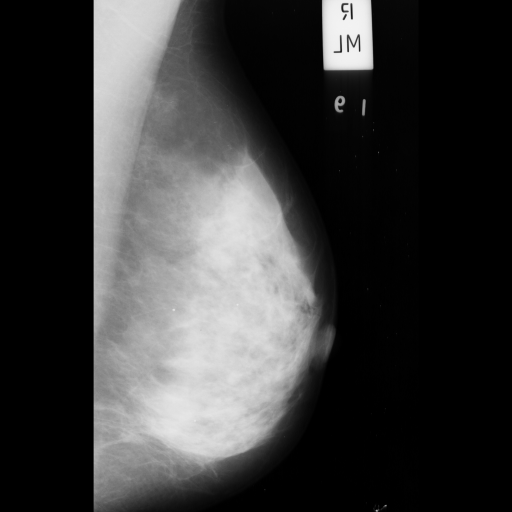
//> input picture mini-MiasDatabase/all-mias_segmented/mdb004.pgm, 1024 x 1024 px (shown at 1/2 size)
$ ./breast_segmentation   (built with g++ and OpenCV 4)
//> lines starting //> are read from the running program, lines starting //| are printed output that depends on the picture; after the words box and inside, x2 and y2 are one past the last pixel; in counts of white or black regions, pixels touching at a corner belong together
### Code/seed_growing.cpp

int Mod(int X,int Y);

void Method(Mat& array,Mat& check,int X,int Y,int delta)
{
   // cout<<X<<",,,"<<Y<<endl;
    int N = array.cols-1;
    int M = array.rows-1;
    check.at<uchar>(X,Y) = 255;
    // cout<<"h1"<<endl;
    if(X>0 && Y>0 && (int)check.at<uchar>(X-1,Y-1) ==0 && Mod((int)array.at<uchar>(X,Y) ,(int)array.at<uchar>(X-1,Y-1) )<delta )
    {
        // cout<<"h2"<<endl;
        Method(array,check,X-1,Y-1,delta);
        //check[X-1][Y-1] = 1;
    }
    if(Y>0 && (int)check.at<uchar>(X,Y-1) ==0 && Mod((int)array.at<uchar>(X,Y) ,(int)array.at<uchar>(X,Y-1) )<delta )
    {
        // cout<<"h3"<<endl;
        Method(array,check,X,Y-1,delta);
        //check[X][Y-1] = 1;
    }
    if(X+1<M && Y>0 && (int)check.at<uchar>(X+1,Y-1) ==0 && Mod((int)array.at<uchar>(X,Y) ,(int)array.at<uchar>(X+1,Y-1) )<delta )
    {
        // cout<<"h4"<<endl;
        Method(array,check,X+1,Y-1,delta);
        //check[X+1][Y-1] = 1;
    }
    if(X>0 && (int)check.at<uchar>(X-1,Y) ==0 && Mod((int)array.at<uchar>(X,Y) ,(int)array.at<uchar>(X-1,Y) )<delta )
    {
        // cout<<"h5"<<endl;
        Method(array,check,X-1,Y,delta);
        //check[X-1][Y] = 1;
    }
    if(X+1<M && (int)check.at<uchar>(X+1,Y) ==0 && Mod((int)array.at<uchar>(X,Y) ,(int)array.at<uchar>(X+1,Y) )<delta)
    {
        // cout<<"h6"<<endl;
        Method(array,check,X+1,Y,delta);
        //check[X+1][Y] = 1;
    }
    if(X>0 && Y+1<N && (int)check.at<uchar>(X-1,Y+1) ==0 && Mod((int)array.at<uchar>(X,Y) ,(int)array.at<uchar>(X-1,Y+1) )<delta  )
    {
        // cout<<"h7"<<endl;
        Method(array,check,X-1,Y+1,delta);
        //check[X-1][Y+1] = 1;
    }
    if(Y+1<N && (int)check.at<uchar>(X,Y+1) ==0 && Mod((int)array.at<uchar>(X,Y) ,(int)array.at<uchar>(X,Y+1) )<delta )
    {
        // cout<<"h8"<<endl;
        Method(array,check,X,Y+1,delta);
        //check[X][Y+1] = 1;
    }
    if(X+1<M && Y+1<N && (int)check.at<uchar>(X+1,Y+1) ==0 && Mod((int)array.at<uchar>(X,Y) ,(int)array.at<uchar>(X+1,Y+1) )<delta )
    {
        // cout<<"h9"<<endl;
        Method(array,check,X+1,Y+1,delta);
        //check[X+1][Y+1] = 1;
    }
}

int Mod(int X,int Y)
{
   // cout<<X<<"  "<<Y<<endl;
    if(X>Y)
        return X-Y;
    else
        return Y-X;
}


void seeded_region_growing(Mat& array,Mat& check,int delta)
{
   // int array[][3] = {{1,2,3},{1,2,3},{1,2,5}};
   // int check[][3] = {{0,0,0},{0,0,0},{0,0,0}};

   int i = 15;
   int j = 75 ;


   Method(array,check,i,j,delta);

   // [8 lines of commented-out code are left out]
}

### Code/connected_components.cpp
   int equal_labels(int label1, int label2, Mat& label_image);

   void connectedComponents(Mat& image,Mat& label_image)
   {
   	int label = 1;
	cv::Mat padded;
	int padding = 1;
	padded.create(image.rows + 2*padding, image.cols + 2*padding, image.type());
	padded.setTo(cv::Scalar::all(0));

	image.copyTo(padded(Rect(padding, padding, image.cols, image.rows)));
	//cv::imshow("padded image",padded);

	// cout<<"Line 13"<<endl;
   		for(int i= 1 ; i < padded.rows;i++)
   		{
   			for(int j=1 ; j< padded.cols;j++)
   			{
   				// cout<<i<<","<<j<<endl;

   				if((int)padded.at<uchar>(i,j) == 0)
   					continue;
   				else
   				{

   						if((int)padded.at<uchar>(i-1,j) == 0 && (int)padded.at<uchar>(i,j-1) == 0)
   						{
   							// cout<<"h1"<<endl;
   								label_image.at<uchar>(i,j) = label ;
   								label++ ;
   								// cout<<"label value = "<<(int)label_image.at<uchar>(i,j)<<endl;
   						}
   						else if((int)padded.at<uchar>(i-1,j) ==  255 && (int)padded.at<uchar>(i,j-1) == 255)
   						{
   							// cout<<"h2"<<endl;

   							if(label_image.at<uchar>(i-1,j)!=label_image.at<uchar>(i,j-1))
   							{
   								// cout<<"h21"<<endl;
   								int temp_label = equal_labels((int)label_image.at<uchar>(i-1,j),(int)label_image.at<uchar>(i,j-1), label_image);
   								label_image.at<uchar>(i,j) = temp_label;
   							}
   							else if(label_image.at<uchar>(i-1,j)==label_image.at<uchar>(i,j-1))
   							{
   								//cout<<"h22"<<endl;
   								label_image.at<uchar>(i,j) = label_image.at<uchar>(i-1,j);
							//	cout<<(int)label_image.at<uchar>(i,j)<<endl;
   							}

   						}
   						else if((int)padded.at<uchar>(i-1,j) ==  255 || (int)padded.at<uchar>(i,j-1) == 255)
   						{
   							// cout<<"h3"<<endl;

   							if((int)padded.at<uchar>(i-1,j)== 255 )
   							{
   								//cout<<"h31"<<endl;
   								label_image.at<uchar>(i,j) =label_image.at<uchar>(i-1,j) ;
   							}
   							else if((int)padded.at<uchar>(i,j-1)== 255)
   							{
   								//cout<<"h32"<<endl;
   								label_image.at<uchar>(i,j) =label_image.at<uchar>(i,j-1) ;
   							}

	   					}

	   			//	if((int)label_image.at<uchar>(i,j)==0)
	   					// cout<<"here"<<endl;
   				}
   			}
   		}


   }
int equal_labels(int label1, int label2,Mat& label_image)
{
	//cout<<"Line 67"<<endl;
	int label = std::min(label1,label2);
	if(label == 0 )
		 cout<<"Error:: Minimum label coming out to be 0 which is not defined!!"<<endl;

	// cout<<"Label min = "<<label;
	for(int i= 0 ; i < label_image.rows;i++)
   		{
   			for(int j=0 ; j< label_image.cols;j++)
   			{
   				if(label_image.at<uchar>(i,j) == label1 || label_image.at<uchar>(i,j)== label2)
   					label_image.at<uchar>(i,j) = label;
   			}
   		}
	//cout<<"Line 77"<<endl;

   		return label ;
}
void multiply(Mat& binary, Mat& src, Mat& dst)
{
	for(int i = 0 ; i <src.rows;i++)
	{
		for(int j = 0 ; j<src.cols;j++)
		{
			if((int)binary.at<uchar>(i,j) == 255)
			{
				dst.at<uchar>(i,j) = src.at<uchar>(i,j);
			}
		}
	}
}

### Code/contrast_stretching.cpp
   void contrastStretching(Mat& image,Mat& contrast_enhanced_image)
   {
   		int min = 256;
   		int max = -1;
   		for(int i= 0 ; i <image.rows;i++)
   		{
   			for(int j = 0  ; j<image.cols;j++)
   			{
   				if(min>image.at<uchar>(i,j))
   					min = image.at<uchar>(i,j);

   				if(max <image.at<uchar>(i,j))
   					max = image.at<uchar>(i,j);
   			}
   		}
		// std::cout<<min<<endl;
  //  		std::cout<<max<<endl;
   		for(int i= 0 ; i <image.rows;i++)
   		{
   			for(int j = 0  ; j<image.cols;j++)
   			{
   				contrast_enhanced_image.at<uchar>(i,j) = (image.at<uchar>(i,j)-min )*255/(max-min) ;
   			}
   		}


   }

### Code/morph_operations.cpp
   void erosion(Mat& src, Mat& dst,int windowSize);
   void opening(Mat& src, Mat& dst, int windowSize);
   void clean(Mat& src, Mat& dst, int windowSize);
   void holefill(Mat& src, Mat& dst, int windowSize);


   void dilation(Mat& src, Mat& dst,int windowSize)
    {

	   for(int i=(windowSize-1)/2; i<src.rows -(windowSize-1)/2; i++)
	   {
	      for(int j=(windowSize-1)/2; j<src.cols-(windowSize-1)/2; j++)
	      {
	        int max = 0;
	         for(int a=-(windowSize-1)/2; a<=(windowSize-1)/2; a++){
	             for(int b=-(windowSize-1)/2; b<=(windowSize-1)/2; b++){
	                   if(src.at<uchar>(i+a,j+b) > max)
	                      max = src.at<uchar>(i+a,j+b);
	             }  /*  ends loop over b */
	         }  /* ends loop over a */
	         dst.at<uchar>(i,j) = max;
	      }  /* ends loop over j */
	   }  /* ends loop over i */
    }

    void erosion(Mat& src, Mat& dst,int windowSize)
    {

	   for(int i=(windowSize-1)/2; i<src.rows -(windowSize-1)/2; i++)
	   {
	      for(int j=(windowSize-1)/2; j<src.cols-(windowSize-1)/2; j++)
	      {
	        int min = 255;
	         for(int a=-(windowSize-1)/2; a<=(windowSize-1)/2; a++){
	             for(int b=-(windowSize-1)/2; b<=(windowSize-1)/2; b++){
	                   if(src.at<uchar>(i+a,j+b) < min)
	                      min = src.at<uchar>(i+a,j+b);
	             }  /*  ends loop over b */
	         }  /* ends loop over a */
	         dst.at<uchar>(i,j) = min;
	      }  /* ends loop over j */
	   }  /* ends loop over i */
    }

    // [6 lines left out: function opening, not called in this run]

    void clean(Mat& src, Mat& dst, int windowSize)
    {
    	for(int i=(windowSize-1)/2; i<src.rows -(windowSize-1)/2; i++)
	   {
	      for(int j=(windowSize-1)/2; j<src.cols-(windowSize-1)/2; j++)
	      {

	         int flag = 0;
	         if(src.at<uchar>(i,j) != 255)
	         	continue;
	         for(int a=-(windowSize-1)/2; a<=(windowSize-1)/2; a++)
	         {
	             for(int b=-(windowSize-1)/2; b<=(windowSize-1)/2; b++)
	             {
	                   if(src.at<uchar>(i+a,j+b) ==255)
	                   	{
	                   		flag = 1;
	                   		break;
	                   	}
	             }

	             if(flag == 1)
	             	break;
	         }  /* ends loop over a */

	         if(flag == 0)
	         	dst.at<uchar>(i,j)= 0 ;
	         else
	         	dst.at<uchar>(i,j)=255;
	      }  /* ends loop over j */
	   }  /* ends loop over i */

    }

    void holefill(Mat& src, Mat& dst, int windowSize)
    {
    	for(int i=(windowSize-1)/2; i<src.rows -(windowSize-1)/2; i++)
	   {
	      for(int j=(windowSize-1)/2; j<src.cols-(windowSize-1)/2; j++)
	      {

	         int flag = 0;
	         if(src.at<uchar>(i,j) != 0)
	         {
	         	dst.at<uchar>(i,j) = 255;
	         	continue;
	         }
	         for(int a=-(windowSize-1)/2; a<=(windowSize-1)/2; a++)
	         {
	             for(int b=-(windowSize-1)/2; b<=(windowSize-1)/2; b++)
	             {
	                   if(src.at<uchar>(i+a,j+b) ==0)
	                   	{
	                   		flag = 1;
	                   		break;
	                   	}
	             }

	             if(flag == 1)
	             	break;
	         }  /* ends loop over a */

	         if(flag == 0)
	         	dst.at<uchar>(i,j)= 255 ;
	         else
	         	dst.at<uchar>(i,j)=0;
	      }  /* ends loop over j */
	   }  /* ends loop over i */

    }

    // [23 lines left out: function majority, not called in this run]

### Code/threshold.cpp
void  thresholding(Mat& src,Mat& dst,int globalThreshold)
{
	dst = src.clone();
	for(int i = 0 ; i<src.rows;i++)
	{
		for(int j = 0 ; j<src.cols;j++)
		{
			if(src.at<uchar>(i ,j)>globalThreshold)
			{
				dst.at<uchar>(i,j)= 255 ;
			}
			else
				dst.at<uchar>(i,j)= 0 ;
		}
	}
}

### Code/medianFilter.cpp
void insertionSort(int window[], int windowSize);

void medianFiter(int windowSize, Mat& src, Mat& dst)
{

        int window[windowSize*windowSize];
 		int windowCount ;

        for(int y = (windowSize-1)/2; y < src.rows - (windowSize-1)/2; y++)
        {
            for(int x = (windowSize-1)/2; x <src.cols - (windowSize-1)/2; x++)
            {
            	//cout <<"x = "<<x<<endl;
 				windowCount = 0 ;
                // Pick up window element
 				for(int k =-(windowSize-1)/2 ; k<=(windowSize-1)/2;k++)
 				{
 					for(int l=-(windowSize-1)/2;l<=(windowSize-1)/2;l++)
 					{
                           	// cout <<"windowCount = "<<windowCount<<endl;
                           	// cout<<" y = "<<y+k <<endl;
                           	// cout<<"X =  "<<x+l <<endl;
 						window[windowCount] = src.at<uchar>(y+ k ,x +l);
 						//cout<<"Line 24"<<endl;
 						windowCount++;
 					}
 				}


                // sort the window to find median
                insertionSort(window,windowSize);
                //cout<<"y, x = "<<y<<","<<x <<endl;

   				//cout<<"Window = "<<window[(windowSize*windowSize -1)/2];
                // assign the median to centered element of the matrix


                dst.at<uchar>(y-(windowSize-1)/2,x-(windowSize-1)/2) = window[(windowSize*windowSize -1)/2];
   				//cout<<"Line 30"<<endl;
   				//return ;
            }
        // }
		}
}

void insertionSort(int window[], int windowSize)
{
	// cout<<"Line 39"<<endl;
    int temp, i , j;
    for(i = 0; i < windowSize*windowSize; i++){
        temp = window[i];
        for(j = i-1; j >= 0 && temp < window[j]; j--){
            window[j+1] = window[j];
        }
        window[j+1] = temp;
    }
    // cout<<"Line 47"<<endl;
}

### Code/breast_segmentation.cpp
#include <opencv2/core/core.hpp>
#include <opencv2/highgui/highgui.hpp>
#include <opencv2/opencv.hpp>
#include <iostream>
#include <math.h>
#include <algorithm>
using namespace cv;
using namespace std;

#include "medianFilter.cpp"
#include "threshold.cpp"
#include "morph_operations.cpp"
#include "contrast_stretching.cpp"
#include "connected_components.cpp"
#include "seed_growing.cpp"
// [15 lines left out: function getMaxLabel, not called in this run]

void get_segmented_image(Mat& label_image, Mat& object_segmented_image)
{
	vector<int> labels ;
    vector<int> label_count ;
    for(int i = 0 ;i<label_image.rows;i++)
    {
    	for(int j = 0; j<label_image.cols;j++)
    	{
    		int flag = 0 ;
    		for(int k =0 ; k<labels.size();k++)
    		{
    			if(labels.at(k) == (int)label_image.at<uchar>(i,j))
    				{
    					label_count.at(k)++;
    					flag = 1;
    					break;
    				}
    		}
    		if(flag == 0)
    		{
    			labels.push_back((int)label_image.at<uchar>(i,j)) ;
    			label_count.push_back(1);
    		}

    	}
    }
    // for(int i = 0 ; i<label_count.size();i++)
    // 	cout<<" Label "<<i << " = "<<label_count.at(i)<<endl;

    int object_label  = 1;
     for(int i = 0 ;i<label_image.rows;i++)
    {
    	for(int j = 0; j<label_image.cols;j++)
    	{
    		if((int)label_image.at<uchar>(i,j) == labels.at(object_label))
    			object_segmented_image.at<uchar>(i,j) = 255;
    	}

    }

}
int main()
{
    Mat image = imread("../mini-MiasDatabase/all-mias/mdb004.pgm", CV_LOAD_IMAGE_GRAYSCALE	);   // Read the file
//> image is the input picture: 1024 rows x 1024 cols, CV_8UC1; min 0, max 243, mean 59.5
    cv::resize(image,image,Size(280,200));//resize image
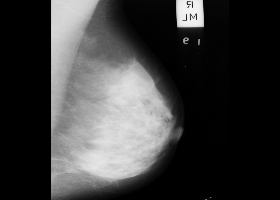
//> image: 200 rows x 280 cols, CV_8UC1; min 0, max 243, mean 59.5
	// std::cout<<image.channels()<<endl;
	// std::cout<<image.type()<<endl;

	int medianFilterSize = 5;
	Mat medianFilteredImage = Mat::zeros(image.rows - medianFilterSize+1,image.cols- medianFilterSize+1,image.type());
    medianFiter(medianFilterSize, image, medianFilteredImage);	//no padding done
//> after the loop in medianFiter, `for(int y = (windowSize-1)/2; y < src.rows - (windowSize-1)/2; y++)`: windowCount = 25


    int globalThreshold = 18 ;
    Mat thresholdedImage;
    thresholding(medianFilteredImage,thresholdedImage,globalThreshold);
//> after the loop in thresholding, `for(int i = 0 ; i<src.rows;i++)`:
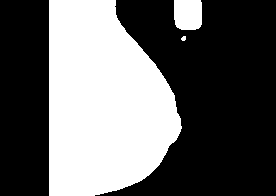
//> dst: 196 rows x 276 cols, CV_8UC1; 39% white; 3 white regions, box (x1, y1, x2, y2) and area: (49, 0, 182, 196) 20261, (174, 0, 202, 30) 801, (181, 36, 186, 41) 20
    imshow("thresholdedImage",thresholdedImage);
    cout<<"Connencted Components Running ..."<<endl;
    Mat label_image= Mat::zeros(image.rows,image.cols,CV_8UC1) ;
    connectedComponents(thresholdedImage,label_image);
//> in connectedComponents, `image.copyTo(padded(Rect(padding, padding, image.cols, image.rows)));`:
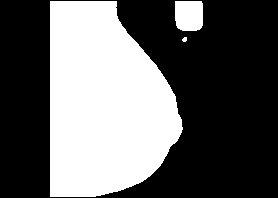
//> padded: 198 rows x 278 cols, CV_8UC1; 38.3% white; 3 white regions, box (x1, y1, x2, y2) and area: (50, 1, 183, 197) 20261, (175, 1, 203, 31) 801, (182, 37, 187, 42) 20
//> the loop in connectedComponents, `for(int i= 1 ; i < padded.rows;i++)` made 197 passes
//> label on passes 1 to 3: 3, 3, 3
//> after the loop in connectedComponents, `for(int i= 1 ; i < padded.rows;i++)`:
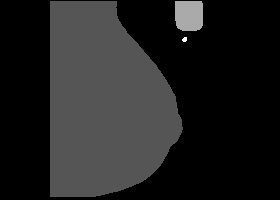
//> label_image: 200 rows x 280 cols, CV_8UC1; min 0, max 3, mean 0.391; drawn with min black and max white
//> after the loop in connectedComponents, `for(int i= 1 ; i < padded.rows;i++)`: label = 6
    Mat object_segmented_image= Mat::zeros(image.rows,image.cols,CV_8UC1) ;
    get_segmented_image(label_image,object_segmented_image);
//> after the loop in get_segmented_image, `for(int i = 0 ;i<label_image.rows;i++)`: label_count = [34918, 20261, 801, 20]; labels = [0, 1, 2, 3]

    Mat cleaned_image = Mat::zeros(object_segmented_image.rows,object_segmented_image.cols,object_segmented_image.type()) ;
  	clean(object_segmented_image, cleaned_image, 3);

  	Mat erodedImage= Mat::zeros(image.rows,image.cols,image.type()) ;
	erosion(cleaned_image, erodedImage, 5);
	Mat dilatedImage= Mat::zeros(image.rows,image.cols,image.type()) ;
	dilation(erodedImage,dilatedImage,5);
	Mat holeFilledImage = Mat::zeros(image.rows,image.cols,image.type()) ;
	holefill(dilatedImage,holeFilledImage,3);
	cout<<"Line 105"<<endl;
	Mat output_image = Mat::zeros(holeFilledImage.rows,holeFilledImage.cols,holeFilledImage.type()) ;
	int delta = 2 ;
	cout<<"cols= "<<output_image.cols<<endl;
//| cols= 280
	cout<<"rows= "<<output_image.rows<<endl;
//| rows= 200
	imshow("medianFilteredImage",medianFilteredImage);
	seeded_region_growing(medianFilteredImage,output_image,delta);
//> in Method (call 8), `Method(array,check,X,Y-1,delta);`:
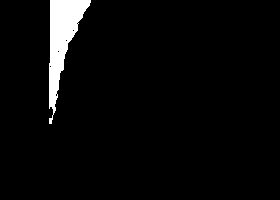
//> check: 200 rows x 280 cols, CV_8UC1; 3.8% white; 1 white region, box (x1, y1, x2, y2) and area: (49, 0, 91, 124) 2129
	Mat dilatedImage1= Mat::zeros(image.rows,image.cols,image.type()) ;

	dilation(output_image,dilatedImage1,5);
	output_image = dilatedImage1;
	Mat temp_img = holeFilledImage - output_image ;
//> temp_img: 200 rows x 280 cols, CV_8UC1; 31.8% white; 2 white regions (1 under 20 px), largest, box (x1, y1, x2, y2) and area: (50, 2, 182, 197) 17824

	imshow("holeFilledImage",holeFilledImage);
	imshow("output_image",output_image);

	Mat segmented_image=  Mat::zeros(medianFilteredImage.rows,medianFilteredImage.cols,CV_8UC1) ;
    multiply(temp_img, medianFilteredImage, segmented_image );
//> after the loop in multiply, `for(int i = 0 ; i <src.rows;i++)`:
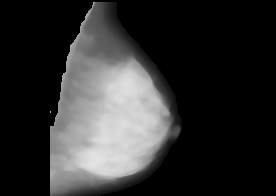
//> dst: 196 rows x 276 cols, CV_8UC1; min 0, max 227, mean 47.9

    Mat contrast_enhanced_image= Mat::zeros(medianFilteredImage.rows,medianFilteredImage.cols,medianFilteredImage.type()) ;
    contrastStretching(segmented_image,contrast_enhanced_image);
//> the loop in contrastStretching, `for(int i= 0 ; i <image.rows;i++)` made 196 passes
//> max on passes 1 to 3: 0, 0, 172
//> after the loop in contrastStretching, `for(int i= 0 ; i <image.rows;i++)`: min = 0; max = 227
//> after the loop in contrastStretching, `for(int i= 0 ; i <image.rows;i++)`:
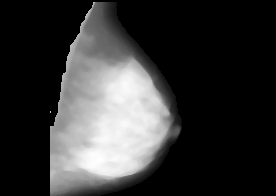
//> contrast_enhanced_image: 196 rows x 276 cols, CV_8UC1; min 0, max 255, mean 53.7

    imshow("contrast_enhanced_image",contrast_enhanced_image);
	waitKey(0);
	imwrite( "outputs/mdb004.jpg", contrast_enhanced_image );
	cout<<"Line 109"<<endl;
  	// [24 lines of commented-out code are left out]


	cout<<"Line 141"<<endl;
    //waitKey(0);                                          // Wait for a keystroke in the window
    return 0;
}

$ run again, with mini-MiasDatabase/all-mias_segmented/mdb006.pgm copied over mini-MiasDatabase/all-mias_segmented/mdb004.pgm
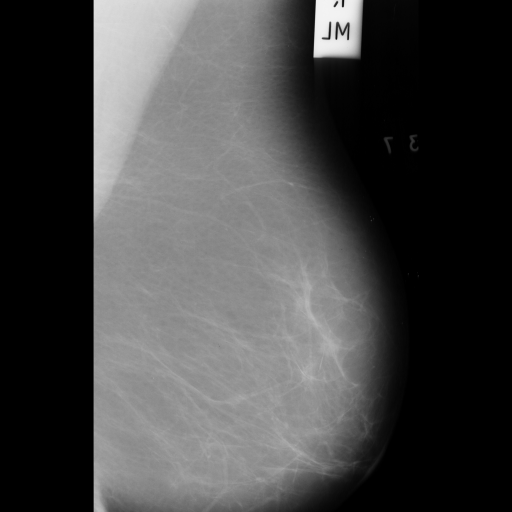
//> input picture mini-MiasDatabase/all-mias_segmented/mdb006.pgm, 1024 x 1024 px (shown at 1/2 size)
//> image is the input picture: 1024 rows x 1024 cols, CV_8UC1; min 0, max 243, mean 70.1
//> image: 200 rows x 280 cols, CV_8UC1
//> after the loop in medianFiter, `for(int y = (windowSize-1)/2; y < src.rows - (windowSize-1)/2; y++)`: windowCount = 25
//> after the loop in thresholding, `for(int i = 0 ; i<src.rows;i++)`:
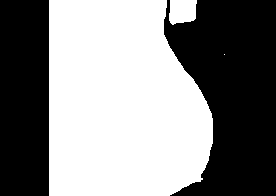
//> dst: 196 rows x 276 cols, CV_8UC1; 52.6% white; 2 black regions, box (x1, y1, x2, y2) and area: (164, 0, 276, 196) 16015, (0, 0, 49, 196) 9604
//> padded: 198 rows x 278 cols, CV_8UC1; 51.7% white; 1 black region, box (x1, y1, x2, y2) and area: (0, 0, 278, 198) 26567
//> the loop in connectedComponents, `for(int i= 1 ; i < padded.rows;i++)` made 197 passes
//> label on passes 1 to 3: 3, 3, 3
//> after the loop in connectedComponents, `for(int i= 1 ; i < padded.rows;i++)`: label = 5
//> after the loop in get_segmented_image, `for(int i = 0 ;i<label_image.rows;i++)`: label_count = [27523, 27879, 597, 1]; labels = [0, 1, 2, 4]
//| cols= 280
//| rows= 200
//> check: 200 rows x 280 cols, CV_8UC1; 3.7% white; 1 white region, box (x1, y1, x2, y2) and area: (49, 0, 102, 76) 2069
//> X = 15
//> temp_img: 200 rows x 280 cols, CV_8UC1; 45.7% white; 1 white region, box (x1, y1, x2, y2) and area: (50, 2, 214, 197) 25592
//> the loop in contrastStretching, `for(int i= 0 ; i <image.rows;i++)` made 196 passes
//> max on passes 1 to 3: 0, 0, 156
//> after the loop in contrastStretching, `for(int i= 0 ; i <image.rows;i++)`: min = 0; max = 180
//> after the loop in contrastStretching, `for(int i= 0 ; i <image.rows;i++)`:
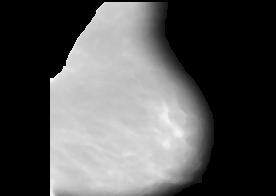
//> contrast_enhanced_image: 196 rows x 276 cols, CV_8UC1; min 0, max 255, mean 84.3

$ run again, with mini-MiasDatabase/all-mias_segmented/mdb008.pgm copied over mini-MiasDatabase/all-mias_segmented/mdb004.pgm
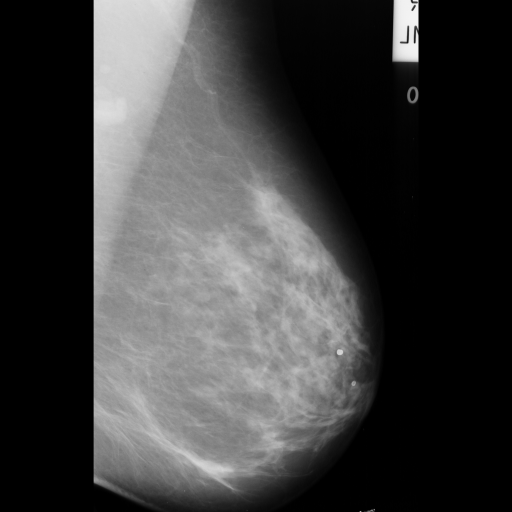
//> input picture mini-MiasDatabase/all-mias_segmented/mdb008.pgm, 1024 x 1024 px (shown at 1/2 size)
//> image is the input picture: 1024 rows x 1024 cols, CV_8UC1; min 0, max 244, mean 62
//> image: 200 rows x 280 cols, CV_8UC1
//> after the loop in medianFiter, `for(int y = (windowSize-1)/2; y < src.rows - (windowSize-1)/2; y++)`: windowCount = 25
//> after the loop in thresholding, `for(int i = 0 ; i<src.rows;i++)`:
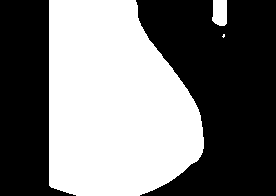
//> dst: 196 rows x 276 cols, CV_8UC1; 46.1% white; 3 white regions (1 under 20 px), largest, box (x1, y1, x2, y2) and area: (49, 0, 204, 196) 24579, (212, 0, 227, 26) 352
//> padded: 198 rows x 278 cols, CV_8UC1; 45.3% white; 3 white regions (1 under 20 px), largest, box (x1, y1, x2, y2) and area: (50, 1, 205, 197) 24579, (213, 1, 228, 27) 352
//> the loop in connectedComponents, `for(int i= 1 ; i < padded.rows;i++)` made 197 passes
//> label on passes 1 to 3: 3, 3, 3
//> after the loop in connectedComponents, `for(int i= 1 ; i < padded.rows;i++)`: label = 6
//> after the loop in get_segmented_image, `for(int i = 0 ;i<label_image.rows;i++)`: label_count = [31061, 24579, 352, 8]; labels = [0, 1, 2, 4]
//| cols= 280
//| rows= 200
//> check: 200 rows x 280 cols, CV_8UC1; 4.7% white; 1 white region, box (x1, y1, x2, y2) and area: (49, 0, 97, 104) 2628
//> temp_img: 200 rows x 280 cols, CV_8UC1; 38.6% white; 1 white region, box (x1, y1, x2, y2) and area: (50, 2, 205, 197) 21625
//> the loop in contrastStretching, `for(int i= 0 ; i <image.rows;i++)` made 196 passes
//> max on passes 1 to 3: 0, 0, 176
//> after the loop in contrastStretching, `for(int i= 0 ; i <image.rows;i++)`: min = 0; max = 200
//> after the loop in contrastStretching, `for(int i= 0 ; i <image.rows;i++)`:
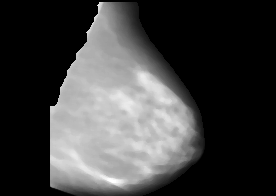
//> contrast_enhanced_image: 196 rows x 276 cols, CV_8UC1; min 0, max 255, mean 64
